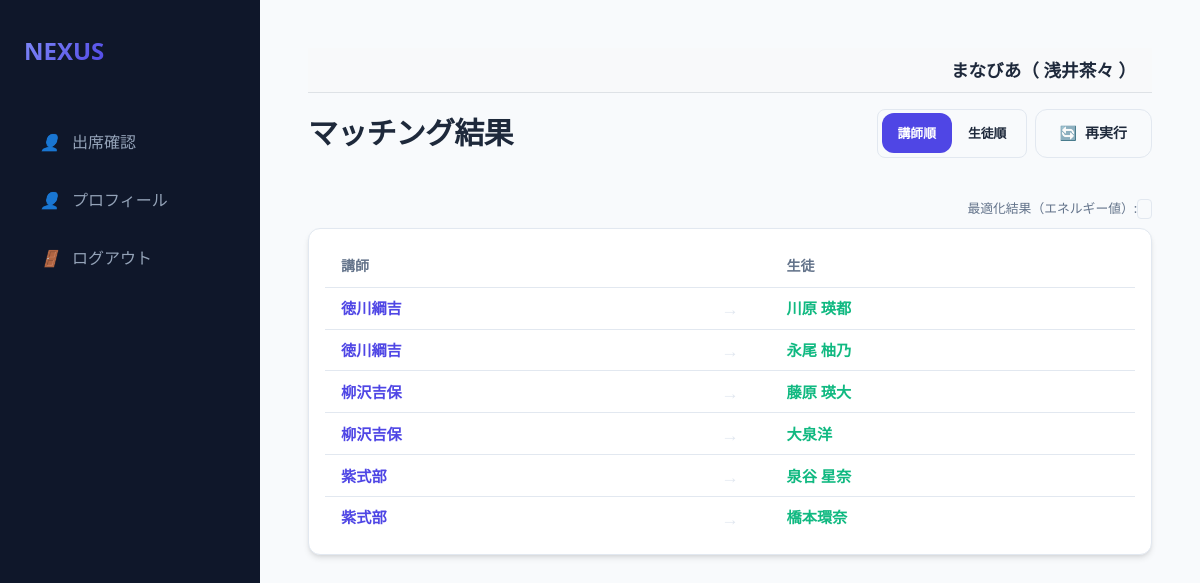
Before: /result?event_id=4 (signed in) with the older database file.
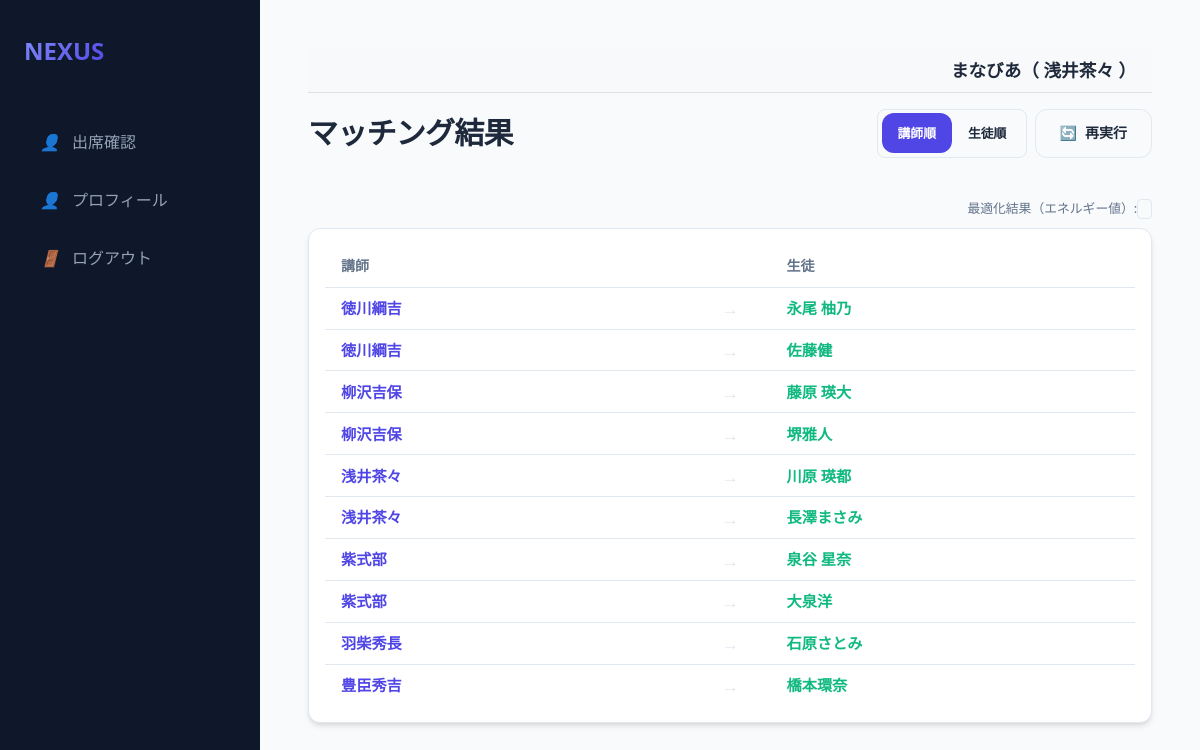
After: the same page with the newer database file.
### models.py (models this page shows, shortened)
class Organization(db.Model):
    id = db.Column(db.Integer, primary_key=True)
    name = db.Column(db.String(100), nullable=False)

class User(db.Model):
    id = db.Column(db.Integer, primary_key=True)
    username = db.Column(db.String(50), unique=True, nullable=False)
    name = db.Column(db.String(50), nullable=True)
    password_hash = db.Column(db.String(128), nullable=False)
    is_admin = db.Column(db.Boolean, default=False)
    is_super_admin = db.Column(db.Boolean, default=False)
    is_org_admin = db.Column(db.Boolean, default=False)
    organization_id = db.Column(db.Integer, db.ForeignKey('organization.id'), nullable=True)
    organization = db.relationship('Organization', backref='users')
    teacher_record = db.relationship('Teacher', back_populates='user', uselist=False)
    student_record = db.relationship('Student', back_populates='user', uselist=False)

class MatchResult(db.Model):
    id = db.Column(db.Integer, primary_key=True)
    event_id = db.Column(db.Integer, db.ForeignKey('event.id'), nullable=False)
    venue_id = db.Column(db.Integer, db.ForeignKey('venue.id'), nullable=False)
    teacher_id = db.Column(db.Integer, db.ForeignKey('teacher.id'), nullable=True)
    student_id = db.Column(db.Integer, db.ForeignKey('student.id'), nullable=True)
    teacher = db.Column(db.String(50))
    student = db.Column(db.String(50))

### app.py (the view)
@app.route('/result')
@login_required
def result():
    sort_by = request.args.get('sort', 'teacher')
    event_id = request.args.get('event_id', type=int) or session.get('selected_event_id')
    venue_id = session.get('selected_venue_id')
    query = MatchResult.query
    if event_id:
        query = query.filter_by(event_id=event_id)
        if venue_id:
            query = query.filter_by(venue_id=venue_id)
    else:
        query = query.filter(False)
    if sort_by == 'student':
        results = query.order_by(MatchResult.student, MatchResult.student_id).all()
    else:
        results = query.order_by(MatchResult.teacher, MatchResult.teacher_id).all()
    venue_name = None
    if venue_id:
        venue = Venue.query.get(venue_id)
        if venue:
            venue_name = venue.name
    return render_template('result.html', results=results, sort_by=sort_by, venue_name=venue_name)

### app.py (called while the page is built)
def login_required(f):
    @wraps(f)
    def decorated_function(*args, **kwargs):
        if 'user_id' not in session:
            return redirect(url_for('login'))
        return f(*args, **kwargs)
    return decorated_function

@app.context_processor
def inject_user():
    user = None
    if 'user_id' in session:
        user = User.query.get(session['user_id'])
    return dict(current_user=user)

### templates/result.html (shortened to what this page needs)
{% extends "base.html" %}
{% block content %}
<div class="header">
    <h1>マッチング結果 {% if venue_name %}（会場: {{ venue_name }}）{% endif %}</h1>
    <div style="display: flex; gap: 0.5rem;">
        <div class="btn-group" style="display: flex; background: var(--card-bg); border-radius: 8px; border: 1px solid var(--border); padding: 0.2rem;">
            <a href="/result?sort=teacher" class="btn" style="padding: 0.4rem 1rem; font-size: 0.8rem; background: {{ 'var(--primary)' if sort_by == 'teacher' else 'transparent' }}; color: {{ '#fff' if sort_by == 'teacher' else 'var(--text)' }}; border: none;">講師順</a>
            <a href="/result?sort=student" class="btn" style="padding: 0.4rem 1rem; font-size: 0.8rem; background: {{ 'var(--primary)' if sort_by == 'student' else 'transparent' }}; color: {{ '#fff' if sort_by == 'student' else 'var(--text)' }}; border: none;">生徒順</a>
        </div>
        <a href="/matching" class="btn btn-outline">
            <span>🔄</span> 再実行
        </a>
    </div>
</div>
{% if session.last_energy is not none %}
<div style="margin-bottom: 0.5rem; font-size: 0.8rem; color: var(--text-muted); text-align: right;">
    <span>最適化結果（エネルギー値）: </span>
    <code style="background: var(--card-bg); padding: 0.1rem 0.4rem; border-radius: 4px; border: 1px solid var(--border);">
    </code>
</div>
{% endif %}
<div class="card compact-card">
    <div class="table-container">
        <table class="compact-table">
            <thead>
                <tr>
                    <th style="width: 45%;">講師</th>
                    <th style="width: 10%; text-align: center;"></th>
                    <th style="width: 45%;">生徒</th>
                </tr>
            </thead>
            <tbody>
                {% for r in results %}
                <tr>
                    <td>
                        <div style="font-weight: 700; color: var(--primary);">{{ r.teacher }}</div>
                    </td>
                    <td class="arrow-cell" style="text-align: center; color: var(--border);">
                        →
                    </td>
                    <td>
                        <div style="font-weight: 700; color: #10b981;">{{ r.student }}</div>
                    </td>
                </tr>
                {% endfor %}
            </tbody>
        </table>
    </div>
</div>
{% endblock %}

### templates/base.html (shortened to what this page needs)
<!DOCTYPE html>
<html lang="ja">
<head>
    <link rel="stylesheet" href="{{ url_for('static', filename='style.css') }}">
</head>
<body>
<aside class="sidebar">
    <a href="/" class="logo">
        <span>NEXUS</span>
    </a>
    <nav class="nav-links">
        {% if current_user.is_admin %}
        <a href="/events" class="nav-item {{ 'active' if request.path == '/events' }}">
            <i>📋</i> イベント管理
        </a>
        <a href="/event/select" class="nav-item {{ 'active' if request.path == '/event/select' }}">
            <i>📅</i> イベント一覧
        </a>
        <a href="/venues" class="nav-item {{ 'active' if request.path == '/venues' }}">
            <i>📍</i> 会場一覧
        </a>
        <a href="/settings" class="nav-item {{ 'active' if request.path == '/settings' }}">
            <i>⚙️</i> デフォルト設定
        </a>
        <a href="/prohibited_matches" class="nav-item {{ 'active' if request.path == '/prohibited_matches' }}">
            <i>🚫</i> マッチング禁止
        </a>
        {% if session.get('selected_event_name', '')|trim == '学習会' and session.get('selected_event_status', '')|trim == '実施後' %}
        <a href="/evaluation/teacher" class="nav-item {{ 'active' if request.path == '/evaluation/teacher' }}">
            <i>🧑‍🏫</i> 講師による評価
        </a>
        <a href="/evaluation/student" class="nav-item {{ 'active' if request.path == '/evaluation/student' }}">
            <i>🎓</i> 生徒の感想
        </a>
        {% else %}
        <a href="/teachers" class="nav-item {{ 'active' if request.path == '/teachers' }}">
            <i>🧑‍🏫</i> 講師一覧
        </a>
        <a href="/students" class="nav-item {{ 'active' if request.path == '/students' }}">
            <i>🎓</i> 生徒一覧
        </a>
        {% if session.get('selected_event_name', '')|trim == '学習会' and session.get('selected_event_status', '')|trim == '実施' %}
        <a href="/matching/setup" class="nav-item {{ 'active' if request.path == '/matching/setup' }}">
            <i>🔄</i> マッチング実行
        </a>
        <a href="/result" class="nav-item {{ 'active' if request.path == '/result' }}">
            <i>📊</i> マッチング結果
        </a>
        <a href="/matching/adjustment" class="nav-item {{ 'active' if request.path == '/matching/adjustment' }}">
            <i>🛠️</i> マッチング調整
        </a>
        {% endif %}
        {% endif %}
        {% if current_user.is_super_admin %}
        <a href="/users" class="nav-item {{ 'active' if request.path == '/users' }}">
            <i>⚙️</i> 管理者一覧
        </a>
        <a href="/organizations" class="nav-item {{ 'active' if request.path == '/organizations' }}">
            <i>🏢</i> 組織一覧
        </a>
        {% endif %}
        {% elif current_user.teacher_record %}
        <a href="{{ url_for('teacher_dashboard') }}" class="nav-item {{ 'active' if request.path == '/teacher/dashboard' }}">
            <i>👤</i> 出席確認
        </a>
        <a href="{{ url_for('teacher_edit', id=current_user.teacher_record.id) }}" class="nav-item {{ 'active' if request.path == url_for('teacher_edit', id=current_user.teacher_record.id) }}">
            <i>👤</i> プロフィール
        </a>
        {% endif %}
        <a href="{{ url_for('logout') }}" class="nav-item">
            <i>🚪</i> ログアウト
        </a>
    </nav>
</aside>
<main class="main-content">
    {% if current_user %}
    <div style="background-color: #f8f9fa; padding: 0.5rem 1rem; margin-bottom: 1rem; border-bottom: 1px solid #dee2e6; text-align: right; font-size: 1.1rem; font-weight: bold;">
        {{ current_user.organization.name if current_user.organization else '組織なし' }}（
        {% if current_user.name %}
            {{ current_user.name }}
        {% elif current_user.teacher_record %}
            {{ current_user.teacher_record.name }}
        {% elif current_user.student_record %}
            {{ current_user.student_record.name }}
        {% else %}
            {{ current_user.username }}
        {% endif %}
        ）
    </div>
    {% endif %}
    {% block content %}{% endblock %}
</main>
</body>
</html>

### static/style.css (style rules this page uses)
:root { --primary: #4f46e5; --primary-hover: #4338ca; --bg-main: #f8fafc; --bg-card: #ffffff; --text-main: #1e293b; --text-muted: #64748b; --border: #e2e8f0; --shadow: 0 4px 6px -1px rgb(0 0 0 / 0.1), 0 2px 4px -2px rgb(0 0 0 / 0.1); --radius: 0.75rem; --sidebar-w: 260px; }
* { margin: 0; padding: 0; box-sizing: border-box; }
body { font-family: "Segoe UI", "Hiragino Kaku Gothic ProN", "Hiragino Sans", "Meiryo", sans-serif; background-color: var(--bg-main); color: var(--text-main); line-height: 1.6; display: flex; min-height: 100vh; }
.sidebar { width: var(--sidebar-w); background-color: #0f172a; color: white; padding: 2rem 1.5rem; display: flex; flex-direction: column; position: fixed; height: 100vh; transition: all 0.3s ease; }
.logo { font-size: 1.5rem; font-weight: 800; margin-bottom: 3rem; display: flex; align-items: center; gap: 0.75rem; color: #f8fafc; text-decoration: none; }
.logo span { background: linear-gradient(135deg, #818cf8, #4f46e5); -webkit-background-clip: text; -webkit-text-fill-color: transparent; }
.nav-links { display: flex; flex-direction: column; gap: 0.5rem; }
.nav-item { padding: 0.75rem 1rem; color: #94a3b8; text-decoration: none; border-radius: var(--radius); display: flex; align-items: center; gap: 0.75rem; transition: all 0.2s; }
.main-content { margin-left: var(--sidebar-w); flex: 1; padding: 3rem; max-width: 1200px; }
.header { display: flex; justify-content: space-between; align-items: center; margin-bottom: 2.5rem; }
h1 { font-size: 1.875rem; font-weight: 700; letter-spacing: -0.025em; }
.card { background: var(--bg-card); border: 1px solid var(--border); border-radius: var(--radius); padding: 2rem; box-shadow: var(--shadow); }
.table-container { overflow-x: auto; }
table { width: 100%; border-collapse: collapse; text-align: left; }
th { padding: 1rem; border-bottom: 1px solid var(--border); font-size: 0.875rem; text-transform: uppercase; color: var(--text-muted); font-weight: 600; }
td { padding: 1.25rem 1rem; border-bottom: 1px solid var(--border); }
tr:last-child td { border-bottom: none; }
.btn { display: inline-flex; align-items: center; justify-content: center; padding: 0.75rem 1.5rem; font-size: 0.875rem; font-weight: 600; border-radius: var(--radius); cursor: pointer; transition: all 0.2s; text-decoration: none; border: none; gap: 0.5rem; }
.btn-outline { background-color: transparent; border: 1px solid var(--border); color: var(--text-main); }

### templates/result.html (style rules this page uses)
.compact-table td { padding: 0.4rem 1rem !important; font-size: 0.95rem; }
.compact-table th { padding: 0.6rem 1rem !important; }
.compact-card { padding: 1rem !important; }
.arrow-cell { font-size: 1.1rem !important; padding: 0 !important; }

Changed rows visible on the page:
removed MatchResult: teacher "紫式部", student "橋本環奈"
added MatchResult: teacher "徳川綱吉", student "佐藤健"
changed MatchResult: student "大泉洋" → "堺雅人"
changed MatchResult "川原 瑛都": teacher "徳川綱吉" → "浅井茶々"; moves down the list
added MatchResult: teacher "浅井茶々", student "長澤まさみ"
added MatchResult: teacher "紫式部", student "大泉洋"
added MatchResult: teacher "羽柴秀長", student "石原さとみ"
added MatchResult: teacher "豊臣秀吉", student "橋本環奈"
